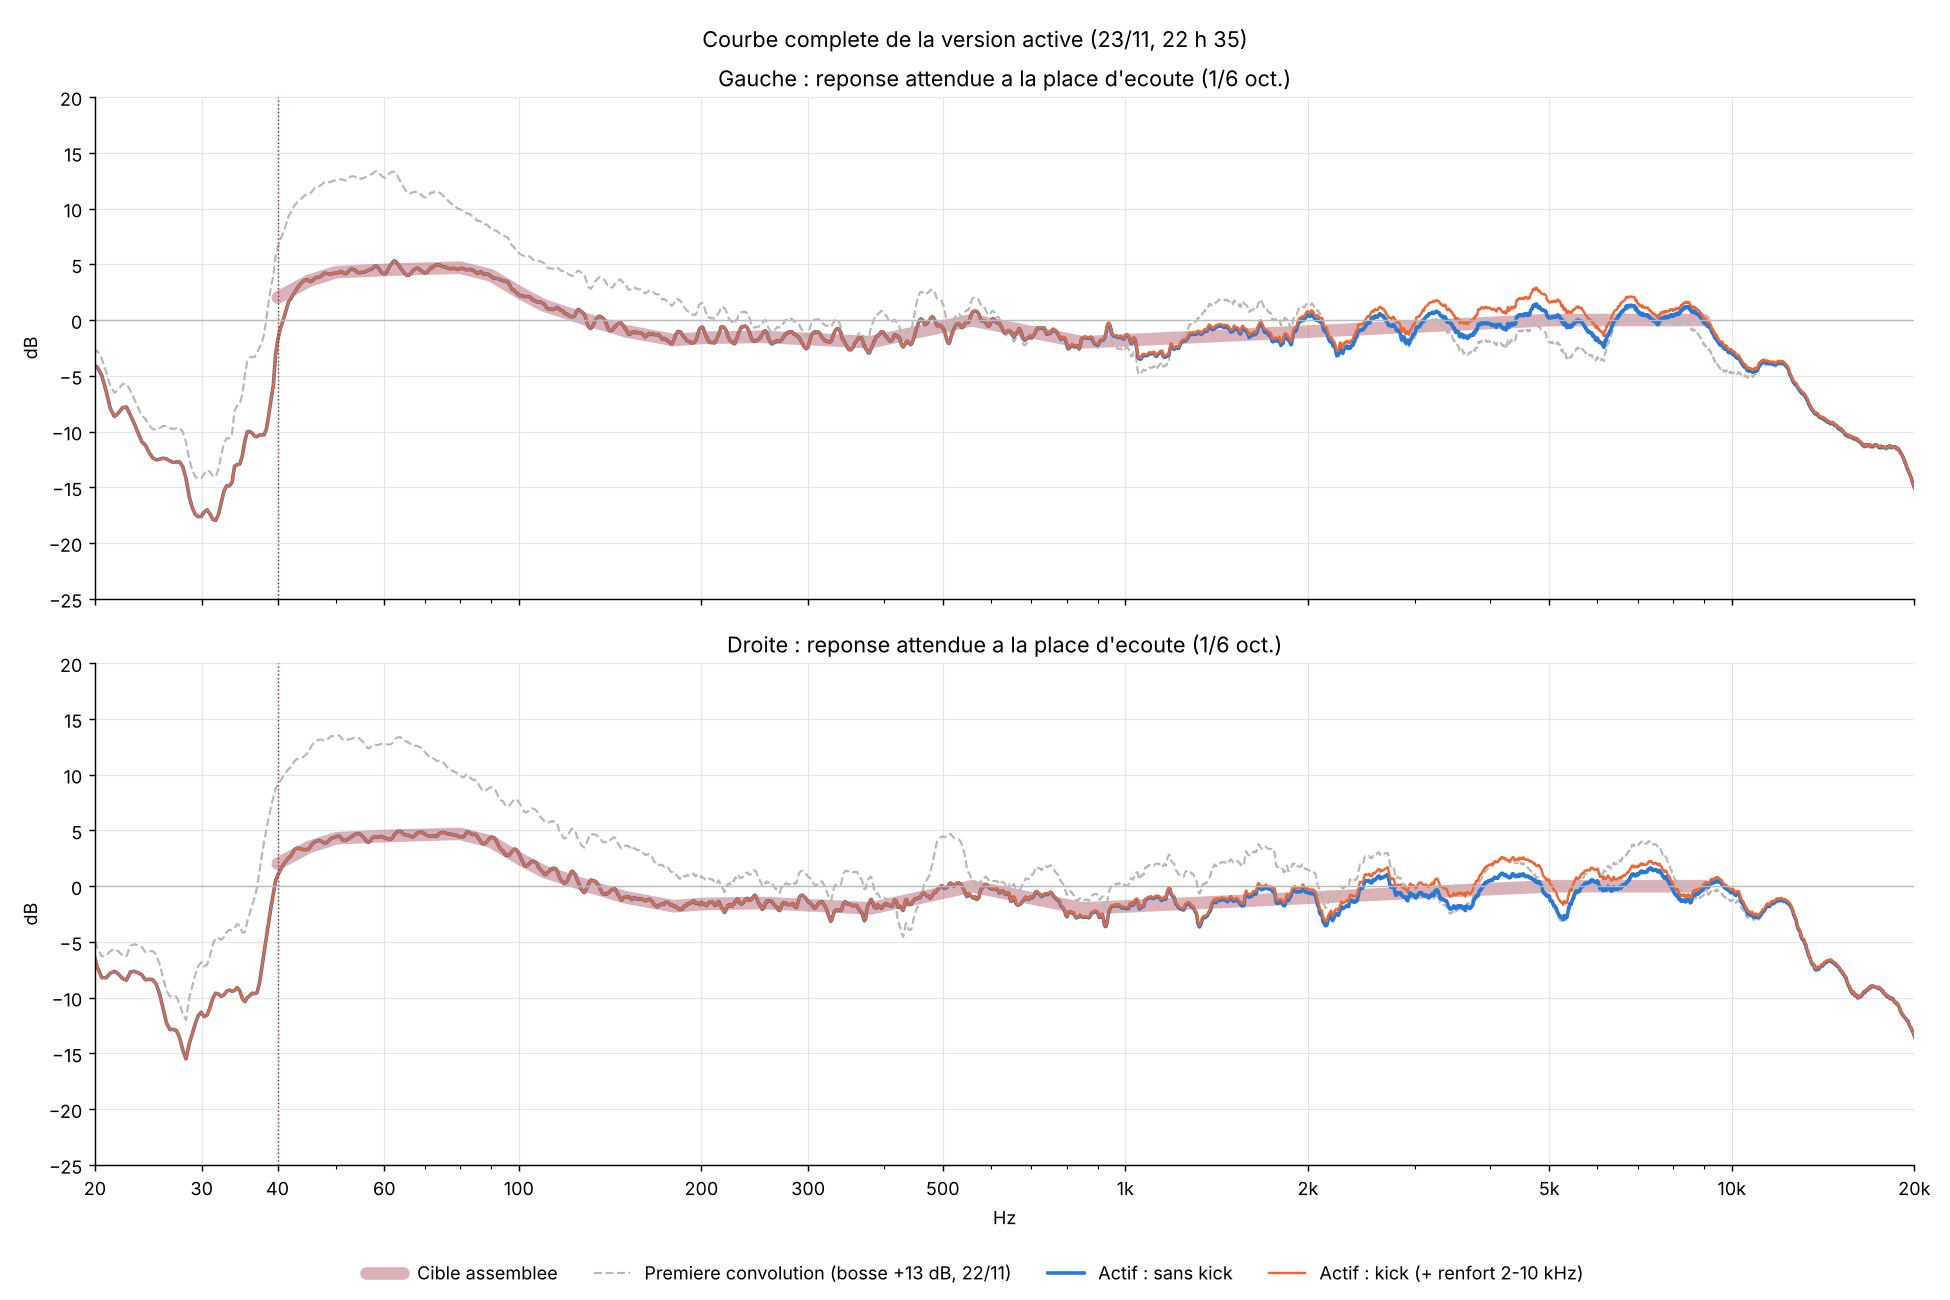

This figure's Python source:
"""Courbe complete 20 Hz - 20 kHz de la version active (23/11/2026) : FIR sans kick et kick *_l456,
avec la cible assemblee (trait grenat, droites 380-560, 450-850 Hz, 850 Hz-5 kHz, 0 dB 5-9 kHz) et,
pour reference, la premiere version par convolution (bosse +13 dB). Calcule sur la mesure verif_bouton_sans,
1/6 oct., cadre des graphiques grenat.

    python3 correction/convolution/courbe_complete.py   -> courbe_complete.png
"""
import os
import numpy as np
D = os.path.dirname(os.path.abspath(__file__)); R = os.path.join(D, "..", "..")
FS = 44100; N = 1 << 17; f = np.fft.rfftfreq(N, 1 / FS); f1 = f.copy(); f1[0] = 1e-3
REF = (f >= 200) & (f <= 500)
db = lambda h: 20 * np.log10(np.abs(h) + 1e-12)
fir = lambda n: np.fft.rfft(np.fromfile(os.path.join(D, "final", n), "<f4").astype(float), N)


def smooth_db(x, frac):
    p = 10 ** (x / 10); cs = np.concatenate([[0], np.cumsum(p)])
    lo = np.searchsorted(f, f * 2 ** (-frac / 2)); hi = np.maximum(np.searchsorted(f, f * 2 ** (frac / 2), side="right"), lo + 1)
    return 10 * np.log10((cs[hi] - cs[lo]) / (hi - lo))


PTS = [(40, 2.0), (45, 3.5), (50, 4.3), (60, 4.5), (70, 4.6), (80, 4.7), (90, 4.0), (100, 2.5), (110, 1.3), (130, 0.0),
       (150, -1.0), (180, -1.8), (200, -1.6), (250, -1.5), (300, -1.7), (380, -2.0), (560, 0.0), (850, -2.0), (5000, 0.0), (9000, 0.0)]
cf = np.array([p[0] for p in PTS], float); m = (f >= 40) & (f <= 9000)
cible = np.interp(np.log(f1), np.log(cf), [p[1] for p in PTS])
# 450-850 : droite +1 -> -2 (la jonction 380-560 l'emporte en dessous de 560)
seg = (f >= 560) & (f <= 850); cible[seg] = np.interp(np.log(f[seg]), np.log([450, 850]), [1.0, -2.0])
z = np.load(os.path.join(R, "mesure/resultats/ir/verif_bouton_sans.npz"))
import matplotlib; matplotlib.use("Agg"); import matplotlib.pyplot as plt, matplotlib.ticker
fig, ax = plt.subplots(2, 1, figsize=(15, 10), sharex=True)
for j, (ch, nom) in enumerate((("L", "Gauche"), ("R", "Droite"))):
    base = np.fft.rfft(z[ch], N) / fir(f"fir_{ch}_sanskick_avant38.raw")
    off = np.mean(smooth_db(db(base * fir(f"fir_{ch}_sanskick_b7f76.raw")), 1 / 6)[REF])
    c = lambda n: smooth_db(db(base * fir(n)), 1 / 6) - off
    ax[j].plot(f[m], cible[m], color="#9b2335", lw=7, alpha=0.35, solid_capstyle="round", label="Cible assemblee")
    ax[j].plot(f[1:], c(f"fir_{ch}_sanskick_avant38.raw")[1:], color="#b9b8b2", lw=1.2, ls="--", label="Premiere convolution (bosse +13 dB, 22/11)")
    ax[j].plot(f[1:], c(f"fir_{ch}_sanskick_l456.raw")[1:], color="#2a78d6", lw=2.0, label="Actif : sans kick")
    ax[j].plot(f[1:], c(f"fir_{ch}_kick_l456.raw")[1:], color="#eb6834", lw=1.3, label="Actif : kick (+ renfort 2-10 kHz)")
    ax[j].axvline(40, color="#9b2335", lw=0.8, ls=":")
    ax[j].set_title(f"{nom} : reponse attendue a la place d'ecoute (1/6 oct.)")
    ax[j].set_xscale("log"); ax[j].set_xlim(20, 20000); ax[j].set_ylim(-25, 20); ax[j].axhline(0, color="#bbb", lw=0.8)
    t = [20, 30, 40, 60, 100, 200, 300, 500, 1000, 2000, 5000, 10000, 20000]
    ax[j].set_xticks(t); ax[j].set_xticklabels([str(x) if x < 1000 else f"{x // 1000}k" for x in t])
    ax[j].xaxis.set_minor_formatter(matplotlib.ticker.NullFormatter()); ax[j].grid(True, color="#e6e6e3", lw=0.6); ax[j].set_ylabel("dB")
    for sp in ("top", "right"): ax[j].spines[sp].set_visible(False)
ax[1].set_xlabel("Hz")
h_, l_ = ax[0].get_legend_handles_labels(); fig.legend(h_, l_, loc="lower center", ncol=4, fontsize=10, frameon=False)
fig.suptitle("Courbe complete de la version active (23/11, 22 h 35)", fontsize=12)
fig.tight_layout(rect=(0, 0.04, 1, 1)); fig.savefig(os.path.join(D, "courbe_complete.png"), dpi=130)
